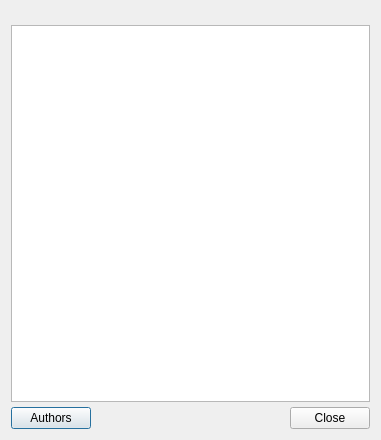
<?xml version="1.0" encoding="UTF-8"?>
<ui version="4.0">
 <class>AboutDialog</class>
 <widget class="QDialog" name="AboutDialog">
  <property name="geometry">
   <rect>
    <x>0</x>
    <y>0</y>
    <width>381</width>
    <height>440</height>
   </rect>
  </property>
  <property name="windowTitle">
   <string>About QupZilla</string>
  </property>
  <layout class="QVBoxLayout" name="verticalLayout">
   <property name="spacing">
    <number>0</number>
   </property>
   <item>
    <widget class="QLabel" name="label">
     <property name="pixmap">
      <pixmap resource="../data/icons.qrc">:/icons/other/about.png</pixmap>
     </property>
     <property name="alignment">
      <set>Qt::AlignCenter</set>
     </property>
    </widget>
   </item>
   <item>
    <widget class="QTextBrowser" name="textBrowser">
     <property name="horizontalScrollBarPolicy">
      <enum>Qt::ScrollBarAlwaysOff</enum>
     </property>
     <property name="html">
      <string notr="true">&lt;!DOCTYPE HTML PUBLIC &quot;-//W3C//DTD HTML 4.0//EN&quot; &quot;http://www.w3.org/TR/REC-html40/strict.dtd&quot;&gt;
&lt;html&gt;&lt;head&gt;&lt;meta name=&quot;qrichtext&quot; content=&quot;1&quot; /&gt;&lt;style type=&quot;text/css&quot;&gt;
p, li { white-space: pre-wrap; }
&lt;/style&gt;&lt;/head&gt;&lt;body style=&quot; font-family:'Ubuntu'; font-size:10pt; font-weight:400; font-style:normal;&quot;&gt;
&lt;p style=&quot;-qt-paragraph-type:empty; margin-top:0px; margin-bottom:0px; margin-left:0px; margin-right:0px; -qt-block-indent:0; text-indent:0px;&quot;&gt;&lt;/p&gt;&lt;/body&gt;&lt;/html&gt;</string>
     </property>
     <property name="openExternalLinks">
      <bool>true</bool>
     </property>
     <property name="openLinks">
      <bool>true</bool>
     </property>
    </widget>
   </item>
   <item>
    <layout class="QHBoxLayout" name="horizontalLayout">
     <property name="topMargin">
      <number>5</number>
     </property>
     <item>
      <widget class="QPushButton" name="authorsButton">
       <property name="sizePolicy">
        <sizepolicy hsizetype="Minimum" vsizetype="Minimum">
         <horstretch>0</horstretch>
         <verstretch>0</verstretch>
        </sizepolicy>
       </property>
       <property name="text">
        <string>Authors</string>
       </property>
      </widget>
     </item>
     <item>
      <widget class="QDialogButtonBox" name="buttonBox">
       <property name="orientation">
        <enum>Qt::Horizontal</enum>
       </property>
       <property name="standardButtons">
        <set>QDialogButtonBox::Close</set>
       </property>
      </widget>
     </item>
    </layout>
   </item>
  </layout>
 </widget>
 <resources>
  <include location="../data/icons.qrc"/>
 </resources>
 <connections>
  <connection>
   <sender>buttonBox</sender>
   <signal>accepted()</signal>
   <receiver>AboutDialog</receiver>
   <slot>accept()</slot>
   <hints>
    <hint type="sourcelabel">
     <x>248</x>
     <y>254</y>
    </hint>
    <hint type="destinationlabel">
     <x>157</x>
     <y>274</y>
    </hint>
   </hints>
  </connection>
  <connection>
   <sender>buttonBox</sender>
   <signal>rejected()</signal>
   <receiver>AboutDialog</receiver>
   <slot>reject()</slot>
   <hints>
    <hint type="sourcelabel">
     <x>316</x>
     <y>260</y>
    </hint>
    <hint type="destinationlabel">
     <x>286</x>
     <y>274</y>
    </hint>
   </hints>
  </connection>
 </connections>
</ui>
